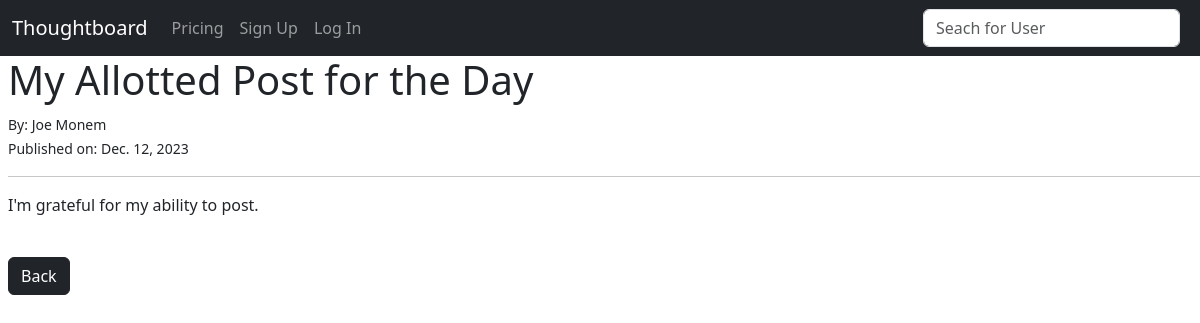
The page /article/38 on the database its author committed.
### theblog/models.py (models this page shows, shortened)
class Post(models.Model):
    title = models.CharField(max_length=255)
    author = models.ForeignKey(User, on_delete=models.CASCADE)
    body = RichTextField(blank=True, null=True)
    published_date = models.DateField(default=timezone.now)

### theblog/views.py (the view)
# urls.py: path("article/<int:pk>", ArticleDetailsView.as_view(), name="article-details"),
class ArticleDetailsView(DetailView):
    model = Post
    template_name = "article_details.html"

### theblog/templates/article_details.html (shortened to what this page needs)
{% extends 'base.html' %}
{% block content %}
<h1>{{post.title}}</h1>
<small>By: {{post.author.first_name}} {{ post.author.last_name}}</small> <br>
<small>Published on: {{post.published_date}}</small>
<hr>
<p>{{post.body | safe}}</p>
<br>
<a href="{%url 'home' post.author.username%}"> <button class="btn btn-dark">Back</button></a>
{% endblock %}

### rows shown on the page
Post: title "My Allotted Post for the Day", author.first_name "Joe", author.last_name "Monem", published_date "Dec. 12, 2023", body "I'm grateful for my ability to post."
